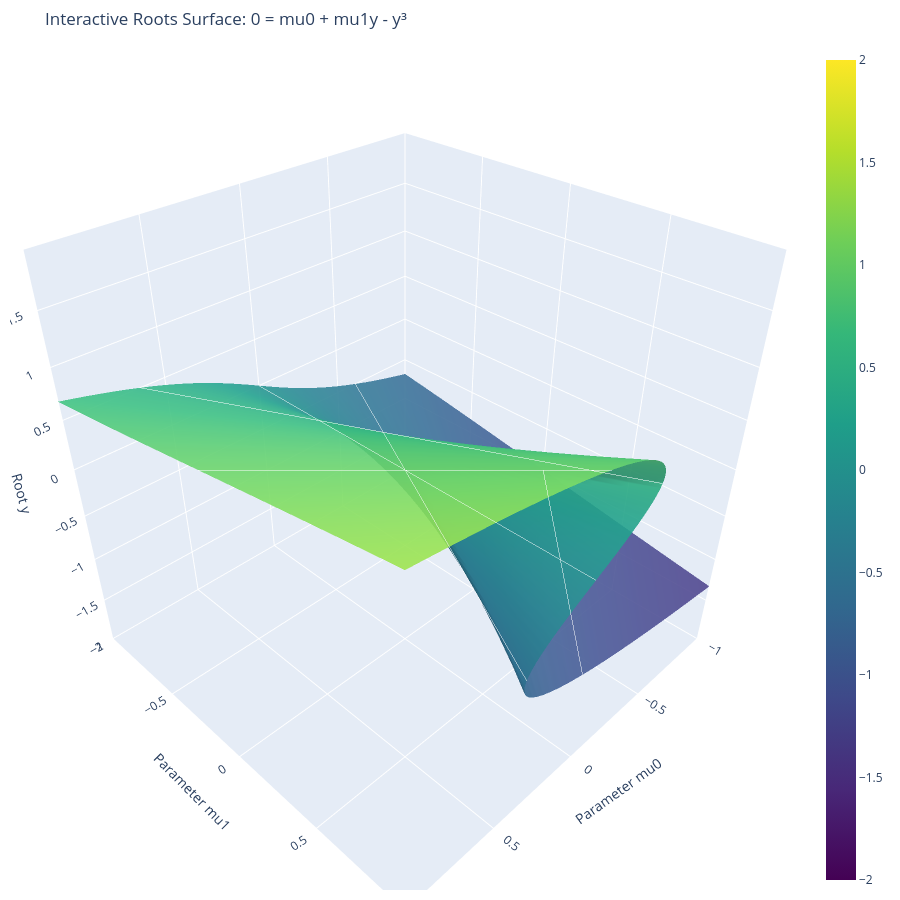

This figure's notebook cell:
### Code cell
x_vals = np.linspace(-2, 2, 100)  # The roots
b_vals = np.linspace(-1, 1, 100)  # Parameter b

X, B = np.meshgrid(x_vals, b_vals)
A = X**3 - B*X

fig = go.Figure(data=[go.Surface(
    z=X,    # The vertical axis (the root x)
    x=A,    # The x-axis (parameter a)
    y=B,    # The y-axis (parameter b)
    colorscale='Viridis',
    opacity=0.9,
    contours = {
        "z": {"show": True, "start": -2, "end": 2, "size": 0.5, "color":"white"}
    }
)])

fig.update_layout(
    title="Interactive Roots Surface: 0 = mu0 + mu1y - y³",
    # Dimensions: 800x800 makes it large and square
    width=900,
    height=900,
    # Tight margins so the plot fills the space
    margin=dict(l=10, r=10, b=10, t=50),
    scene=dict(
        xaxis=dict(title="Parameter mu0", range=[-1, 1]),
        yaxis=dict(title="Parameter mu1", range=[-1, 1]),
        zaxis=dict(title="Root y", range=[-2, 2]),
        aspectratio=dict(x=1, y=1, z=1),
    ),
)

fig.update_traces(hovertemplate="a: %{x:.2f}<br>b: %{y:.2f}<br>Root (x): %{z:.2f}<extra></extra>")

### Figure 1 — Plotly figure (JSON) as saved in the notebook; plotly's stock layout.template omitted (floating-point values rounded to 4 significant figures; data arrays with more than 128 entries replaced by an {"elided": "..."} marker saying what was removed)
{"data": [{"colorscale": [[0, "#440154"], [0.1111, "#482878"], [0.2222, "#3e4989"], [0.3333, "#31688e"], [0.4444, "#26828e"], [0.5556, "#1f9e89"], [0.6667, "#35b779"], [0.7778, "#6ece58"], [0.8889, "#b5de2b"], [1, "#fde725"]], "contours": {"z": {"color": "white", "end": 2, "show": true, "size": 0.5, "start": -2}}, "hovertemplate": "a: %{x:.2f}<br>b: %{y:.2f}<br>Root (x): %{z:.2f}<extra></extra>", "opacity": 0.9, "type": "surface", "x": {"elided": "100x100 float values"}, "y": {"elided": "100x100 float values"}, "z": {"elided": "100x100 float values"}}], "layout": {"height": 900, "margin": {"b": 10, "l": 10, "r": 10, "t": 50}, "scene": {"aspectratio": {"x": 1, "y": 1, "z": 1}, "xaxis": {"range": [-1, 1], "title": {"text": "Parameter mu0"}}, "yaxis": {"range": [-1, 1], "title": {"text": "Parameter mu1"}}, "zaxis": {"range": [-2, 2], "title": {"text": "Root y"}}}, "title": {"text": "Interactive Roots Surface: 0 = mu0 + mu1y - y³"}, "width": 900}}
